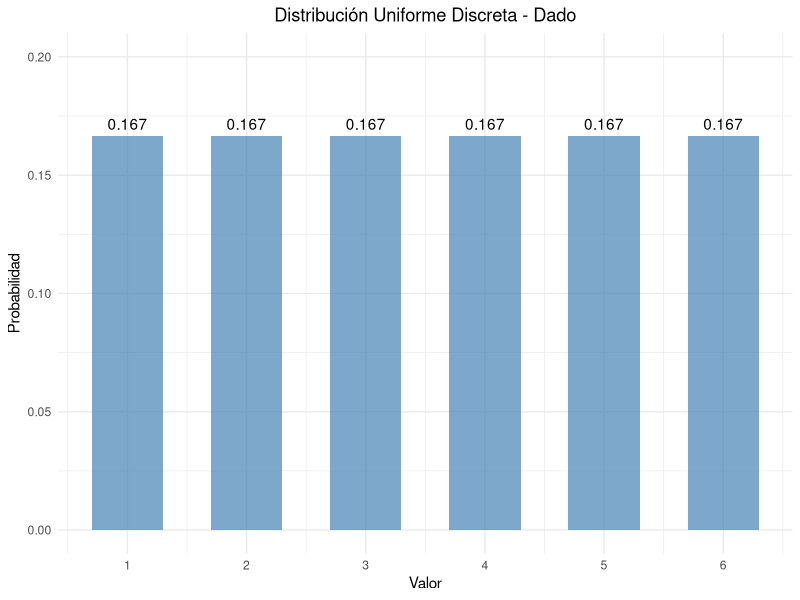
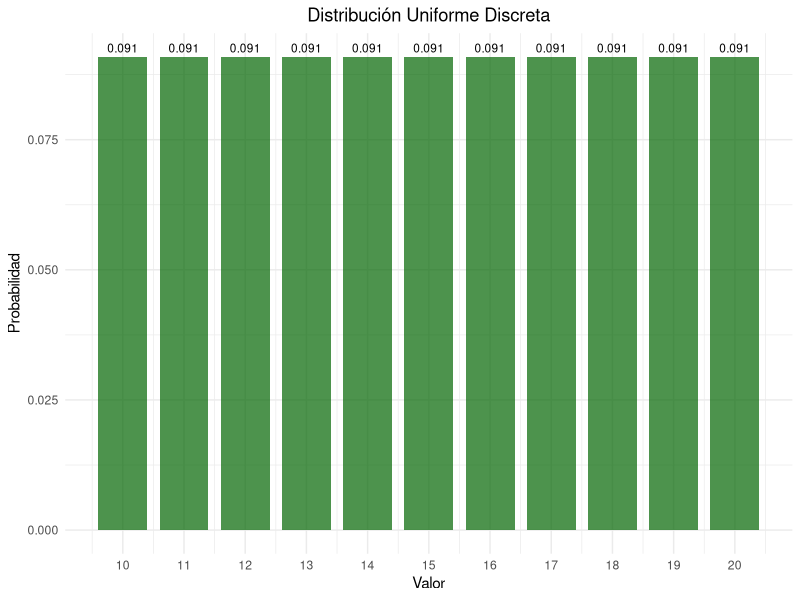
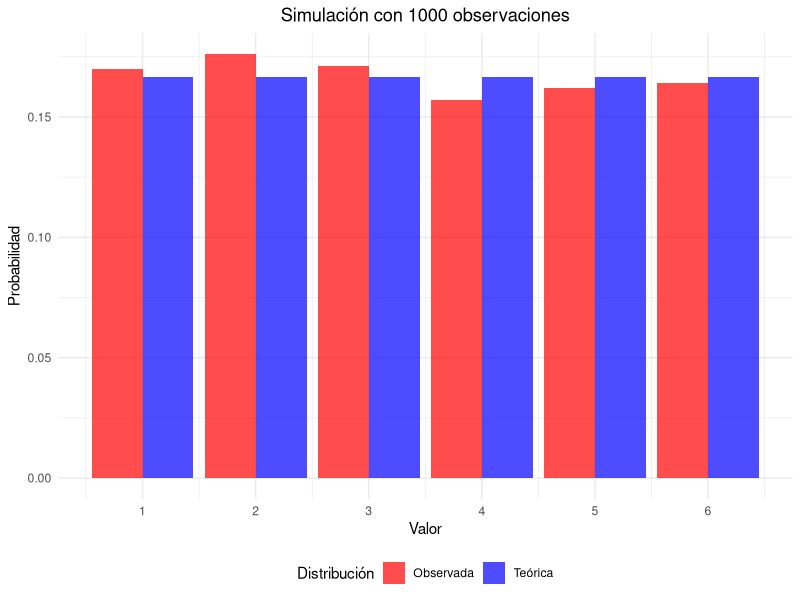
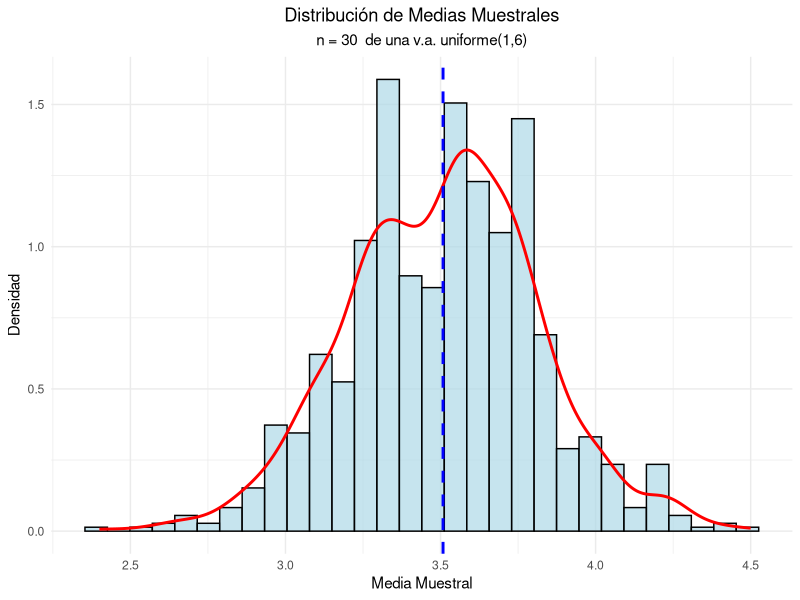
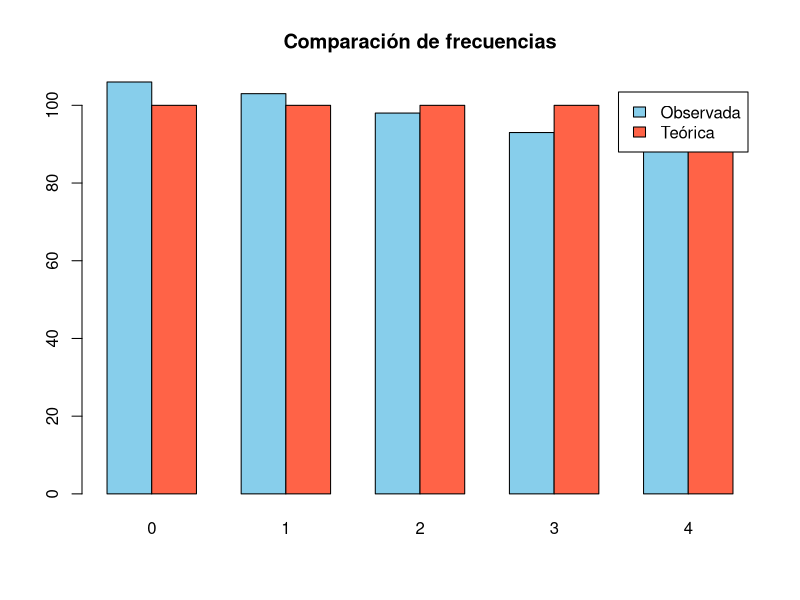

Reproduce these figures in R, in order.
## ---- chunk 1
#| label: setup
#| include: false
library(tidyverse)
library(kableExtra)
library(gridExtra)
## ---- chunk 2
#| code-fold: true
#| label: dado-ejemplo

# Parámetros del dado
x_1 <- 1
x_6 <- 6
valores <- x_1:x_6
probabilidades <- rep(1/length(valores), length(valores))

# Crear data frame
dado_data <- data.frame(
  Valor = valores,
  Probabilidad = probabilidades
)

# Mostrar tabla
kable(dado_data, 
      caption = "Distribución de probabilidad de un dado",
      align = "cc") %>%
  kable_styling(bootstrap_options = "striped")
## ---- chunk 3
#| code-fold: true
#| label: parametros-dado
# Media
media <- sum(dado_data$Valor)/length(dado_data$Valor)
cat("Media:", media, "\n")

# Varianza
varianza <- sum((dado_data$Valor- media)^2)/length(dado_data$Valor)
cat("Varianza:", varianza, "\n")

# Desviación estándar
desv_std <- sqrt(varianza)
cat("Desviación estándar:", round(desv_std, 4), "\n")
## ---- chunk 4
#| code-fold: true
#| label: grafico-dado
#| fig-cap: "Función de probabilidad de un dado"

ggplot(dado_data, aes(x = Valor, y = Probabilidad)) +
  geom_col(fill = "steelblue", alpha = 0.7, width = 0.6) +
  geom_text(aes(label = round(Probabilidad, 3)), vjust = -0.5) +
  scale_x_continuous(breaks = valores) +
  scale_y_continuous(limits = c(0, 0.20)) +
  labs(title = "Distribución Uniforme Discreta - Dado",
       x = "Valor",
       y = "Probabilidad") +
  theme_minimal() +
  theme(plot.title = element_text(hjust = 0.5),
        plot.subtitle = element_text(hjust = 0.5))
## ---- chunk 5
#| code-fold: true
#| label: ejemplo-numeros

x2_1 <- 10
x2_n <- 20
valores2 <- x2_1:x2_n
probabilidades2 <- rep(1/(length(valores2)), length(valores2))

# Data_frame
data2 <- data.frame(
  Valor = valores2,
  Probabilidad = probabilidades2
)

# Parámetros estadísticos
media2 <- mean(data2$Valor)
varianza2 <- sum((data2$Valor - media2)^2)/length(data2$Valor)
desv_std2 <- sqrt(varianza2)

cat("Media:", media2, "\n")
cat("Varianza:", round(varianza2, 4), "\n")
cat("Desviación estándar:", round(desv_std2, 4), "\n")
## ---- chunk 6
#| label: grafico-numeros
#| fig-cap: "Distribución uniforme discreta entre 10 y 20"


ggplot(data2, aes(x = Valor, y = Probabilidad)) +
  geom_col(fill = "darkgreen", alpha = 0.7, width = 0.8) +
  geom_text(aes(label = round(Probabilidad, 3)), 
            vjust = -0.5, size = 3) +
  scale_x_continuous(breaks = seq(10, 20, 1)) +
  labs(title = "Distribución Uniforme Discreta",
       x = "Valor",
       y = "Probabilidad") +
  theme_minimal() +
  theme(plot.title = element_text(hjust = 0.5),
        plot.subtitle = element_text(hjust = 0.5))
## ---- chunk 7
#| code-fold: true
#| label: simulacion

# Generar 1000 números aleatorios
set.seed(123)
n_sim <- 1000
muestra <- sample(1:6, n_sim, replace = TRUE)

# Frecuencias observadas
freq_obs <- table(muestra)
freq_rel <- prop.table(freq_obs)

# Comparar con probabilidades teóricas
comparacion <- data.frame(
  Valor = 1:6,
  Prob_Teorica = rep(1/6, 6),
  Freq_Observada = as.numeric(freq_rel)
)

kable(comparacion, 
      caption = "Comparación entre probabilidades teóricas y observadas",
      col.names = c("Valor", "Prob. Teórica", "Freq. Observada"),
      digits = 4) |> 
  kable_styling(bootstrap_options = "striped")
## ---- chunk 8
#| code-fold: true
#| label: grafico-simulacion
#| fig-width: 8
#| fig-height: 6
#| fig-align: "center"
#| fig-cap: "Comparación entre distribución teórica y simulada"


# Preparar datos para el gráfico
comp_long <- comparacion |> 
  pivot_longer(cols = c(Prob_Teorica, Freq_Observada),
               names_to = "Tipo",
               values_to = "Probabilidad") |> 
  mutate(Tipo = case_when(
    Tipo == "Prob_Teorica" ~ "Teórica",
    Tipo == "Freq_Observada" ~ "Observada"
  ))

ggplot(comp_long, aes(x = Valor, y = Probabilidad, fill = Tipo)) +
  geom_col(position = "dodge", alpha = 0.7) +
  scale_x_continuous(breaks = 1:6) +
  scale_fill_manual(values = c("Teórica" = "blue", "Observada" = "red")) +
  labs(title = paste("Simulación con", n_sim, "observaciones"),
       x = "Valor",
       y = "Probabilidad",
       fill = "Distribución") +
  theme_minimal() +
  theme(plot.title = element_text(hjust = 0.5),
        legend.position = "bottom")
## ---- chunk 9
#| code-fold: true
#| label: limite-central
#| fig-width: 8
#| fig-height: 6
#| fig-align: "center"
#| fig-cap: "Verificación del Teorema del Límite Central"
# Simular medias muestrales
set.seed(456)
k_muestra <- 1000
n_muestra <- 30

medias_muestrales <- replicate(k_muestra, {
  muestra <- sample(1:6, n_muestra, replace = TRUE)
  mean(muestra)
})

# Crear histograma
hist_data <- data.frame(Medias = medias_muestrales)

ggplot(hist_data) +
  geom_histogram(aes(x=Medias, after_stat(density)), bins = 30, 
                 fill = "lightblue", alpha = 0.7, color = "black") +
  geom_density(aes(x = Medias), color = "red", linewidth = 1) +
  geom_vline(xintercept = mean(medias_muestrales), 
             color = "blue", linetype = "dashed", linewidth = 1) +
  labs(title = "Distribución de Medias Muestrales",
       subtitle = paste("n =", n_muestra, " de una v.a. uniforme(1,6)"),
       x = "Media Muestral",
       y = "Densidad") +
  theme_minimal() +
  theme(plot.title = element_text(hjust = 0.5),
        plot.subtitle = element_text(hjust = 0.5))

# Estadísticas
cat("Media teórica:", (1+6)/2, "\n")
cat("Media observada:", round(mean(medias_muestrales), 4), "\n")
cat("Varianza teórica de la media:", round(((6-1+1)^2-1)/12/n_muestra, 4), "\n")
cat("Varianza observada de la media:", round(var(medias_muestrales), 4), "\n")
## ---- chunk 10
# Definir el espacio muestral
bolas <- 1:8

# Casos favorables: números pares
pares <- bolas[bolas %% 2 == 0]

# Calcular probabilidad
probabilidad_par <- length(pares) / length(bolas)

# Mostrar resultados
cat("Números pares:", pares, "\n")
cat("Probabilidad de obtener un número par:", probabilidad_par, "\n")
## ---- chunk 11
# Definir el rango
valores <- 5:15

# Calcular media y varianza
media <- mean(valores)
varianza <- var(valores) * (length(valores)-1)/length(valores) # ajusto a población

# Resultados
cat("Media:", media, "\n")
cat("Varianza:", varianza, "\n")

## ---- chunk 12
set.seed(123)  # para reproducibilidad

# Simular 500 observaciones
simulacion <- sample(0:4, size = 500, replace = TRUE)

# Frecuencias observadas
frec_obs <- table(simulacion)

# Frecuencias teóricas
frec_esp <- rep(500/5, 5)  # 500 observaciones, distribuidas uniformemente

# Mostrar resultados
cat("Frecuencias observadas:\n")
print(frec_obs)

cat("\nFrecuencias esperadas (teóricas):\n")
print(frec_esp)

# Comparación en una tabla
comparacion <- data.frame(
  Valor = 0:4,
  Observada = as.numeric(frec_obs),
  Teorica = frec_esp
)

print(comparacion)

# Gráfico de barras
barplot(rbind(comparacion$Observada, comparacion$Teorica), beside = TRUE,
        names.arg = comparacion$Valor, col = c("skyblue", "tomato"),
        legend.text = c("Observada", "Teórica"),
        main = "Comparación de frecuencias")
